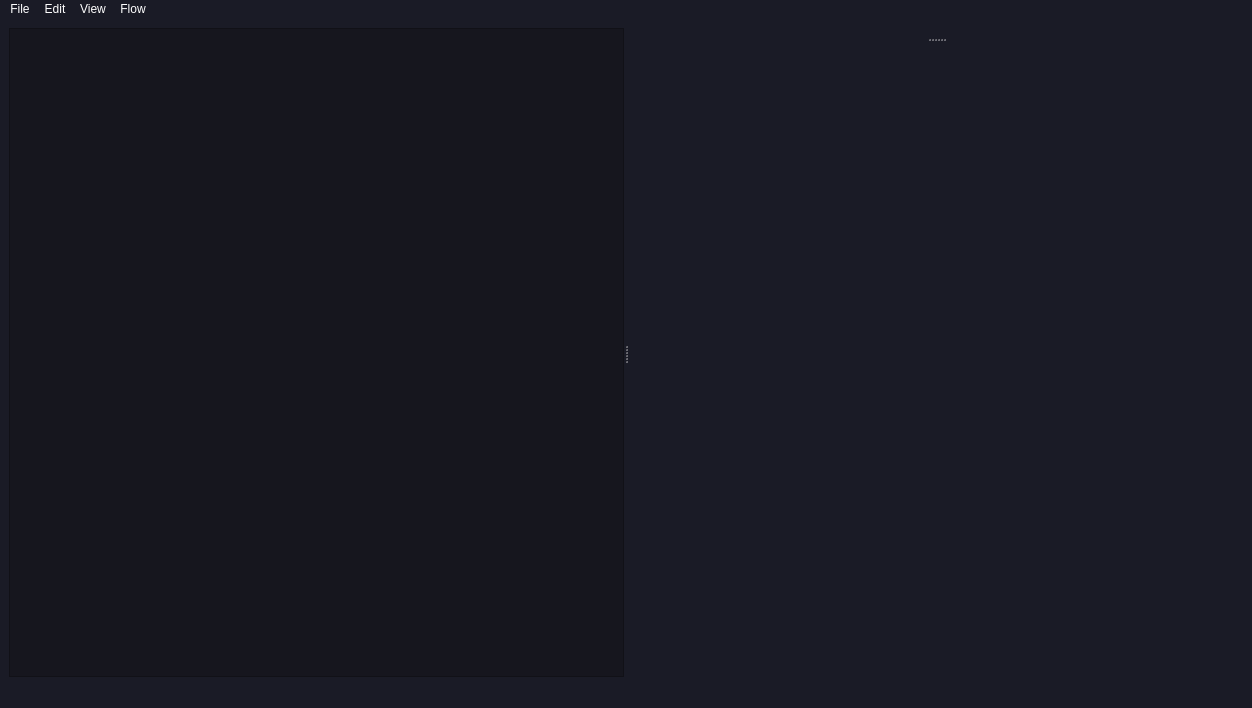
<?xml version="1.0" encoding="UTF-8"?>
<ui version="4.0">
 <class>MainWindow</class>
 <widget class="QMainWindow" name="MainWindow">
  <property name="geometry">
   <rect>
    <x>0</x>
    <y>0</y>
    <width>1252</width>
    <height>708</height>
   </rect>
  </property>
  <property name="windowTitle">
   <string>MainWindow</string>
  </property>
  <property name="styleSheet">
   <string notr="true">QMainWindow {
	background-color: #1a1b26;
}

QMenuBar {
	background-color: #1a1b26;
	color: white;
}

QPlainTextEdit {
	background-color: #1a1b26;
	color: white;
	border: none
}

QTabBar::tab:selected { 
	background: rgb(72, 76, 85); 
	color: white; 
}

QWidget {
	background-color: #1a1b26;
	color: white;
	border-color: #383b42;
}

QSplitter {
	color: #6D6D6D;

}





</string>
  </property>
  <widget class="QWidget" name="centralwidget">
   <property name="styleSheet">
    <string notr="true">QPlainTextEdit {
	border: none;
}

 QScrollBar {
	border: none;
    background-color: #1a1b26;
    width: 10px;
    margin: 15px 0 15px 0;
	border-radius: 0px;
 }

QScrollBar::handle {
	border: none;
	border-radius: 5px;
	min-height: 25px;
	background-color: #303249;
}

QScrollBar::handle:hover {
	background-color: #494c6f;
}

QScrollBar::sub-line {
	height: 20px;
	border: none;
	border-top-right-radius: 5px;
	border-top-left-radius: 5px;
	subcontrol-origin: margin;
	subcontrol-position: top;
	background-color: #1a1b26;
}

QScrollBar::sub-line:hover {	
	background-color: #737373;
}

QScrollBar::add-line {
	height: 20px;
	border: none;
	border-bottom-right-radius: 5px;
	border-bottom-left-radius: 5px;
	subcontrol-origin: margin;
	subcontrol-position: bottom;
	background-color: #1a1b26;
}

QScrollBar::add-line:hover {	
	background-color: #737373;
}


QScrollBar::up-arrow  {
	background: none;
}

QScrollBar::down-arrow {
	background: none;
}

QScrollBar::add-page {
	background: none;
}

 QScrollBar::sub-page {
	background: none;
}


</string>
   </property>
   <layout class="QGridLayout" name="gridLayout_2">
    <item row="0" column="0">
     <widget class="QSplitter" name="splitter_2">
      <property name="orientation">
       <enum>Qt::Horizontal</enum>
      </property>
      <widget class="QTreeView" name="treeView">
       <property name="styleSheet">
        <string notr="true">QTreeView { 
	background-color: #16161e;
	color: #fff; 
} 
QHeaderView::section { 
	background-color: #16161e;
	color: #fff;
	border: 1px solid #383b42;
}
</string>
       </property>
      </widget>
      <widget class="QSplitter" name="splitter">
       <property name="orientation">
        <enum>Qt::Vertical</enum>
       </property>
       <widget class="QTabWidget" name="tabWidget">
        <property name="tabShape">
         <enum>QTabWidget::Triangular</enum>
        </property>
        <property name="currentIndex">
         <number>-1</number>
        </property>
        <property name="tabsClosable">
         <bool>true</bool>
        </property>
        <property name="movable">
         <bool>true</bool>
        </property>
       </widget>
       <widget class="QPlainTextEdit" name="terminal"/>
      </widget>
     </widget>
    </item>
   </layout>
  </widget>
  <widget class="QMenuBar" name="menubar">
   <property name="geometry">
    <rect>
     <x>0</x>
     <y>0</y>
     <width>1252</width>
     <height>21</height>
    </rect>
   </property>
   <widget class="QMenu" name="menuFile">
    <property name="title">
     <string>File</string>
    </property>
    <addaction name="actionNew_File"/>
    <addaction name="actionOpen_File"/>
    <addaction name="actionOpen_Folder"/>
    <addaction name="actionSave"/>
    <addaction name="actionSave_As"/>
    <addaction name="separator"/>
    <addaction name="actionExit"/>
   </widget>
   <widget class="QMenu" name="menuEdit">
    <property name="title">
     <string>Edit</string>
    </property>
    <addaction name="actionCopy"/>
    <addaction name="actionPaste"/>
    <addaction name="actionUndo"/>
    <addaction name="actionRedo"/>
   </widget>
   <widget class="QMenu" name="menuView">
    <property name="title">
     <string>View</string>
    </property>
    <addaction name="actionFont"/>
    <addaction name="separator"/>
    <addaction name="actionFull_Screen"/>
   </widget>
   <widget class="QMenu" name="menuFlow">
    <property name="title">
     <string>Flow</string>
    </property>
   </widget>
   <addaction name="menuFile"/>
   <addaction name="menuEdit"/>
   <addaction name="menuView"/>
   <addaction name="menuFlow"/>
  </widget>
  <widget class="QStatusBar" name="statusbar"/>
  <action name="actionNew_File">
   <property name="text">
    <string>New File</string>
   </property>
   <property name="shortcut">
    <string>Ctrl+N</string>
   </property>
  </action>
  <action name="actionOpen_File">
   <property name="text">
    <string>Open File</string>
   </property>
   <property name="shortcut">
    <string>Ctrl+O</string>
   </property>
  </action>
  <action name="actionOpen_Folder">
   <property name="text">
    <string>Open Folder</string>
   </property>
  </action>
  <action name="actionSave">
   <property name="text">
    <string>Save</string>
   </property>
   <property name="shortcut">
    <string>Ctrl+S</string>
   </property>
  </action>
  <action name="actionSave_As">
   <property name="text">
    <string>Save As</string>
   </property>
   <property name="shortcut">
    <string>Ctrl+Shift+S</string>
   </property>
  </action>
  <action name="actionExit">
   <property name="text">
    <string>Exit</string>
   </property>
   <property name="shortcut">
    <string>Ctrl+Q</string>
   </property>
  </action>
  <action name="actionCopy">
   <property name="text">
    <string>Copy</string>
   </property>
   <property name="shortcut">
    <string>Ctrl+C</string>
   </property>
  </action>
  <action name="actionPaste">
   <property name="text">
    <string>Paste</string>
   </property>
   <property name="shortcut">
    <string>Ctrl+V</string>
   </property>
  </action>
  <action name="actionUndo">
   <property name="text">
    <string>Undo</string>
   </property>
   <property name="shortcut">
    <string>Ctrl+Z</string>
   </property>
  </action>
  <action name="actionRedo">
   <property name="text">
    <string>Redo</string>
   </property>
   <property name="toolTip">
    <string>Redo</string>
   </property>
   <property name="shortcut">
    <string>Ctrl+Y</string>
   </property>
  </action>
  <action name="actionFont">
   <property name="text">
    <string>Font</string>
   </property>
  </action>
  <action name="actionFull_Screen">
   <property name="text">
    <string>Full Screen</string>
   </property>
   <property name="shortcut">
    <string>F11</string>
   </property>
  </action>
  <action name="actionRun">
   <property name="icon">
    <iconset resource="resources.qrc">
     <normaloff>:/images/runButton.png</normaloff>:/images/runButton.png</iconset>
   </property>
   <property name="text">
    <string>Run</string>
   </property>
   <property name="shortcut">
    <string>Ctrl+R</string>
   </property>
  </action>
  <action name="maximizeButton">
   <property name="icon">
    <iconset resource="resources.qrc">
     <normaloff>:/images/maximizeButtonIcon.png</normaloff>:/images/maximizeButtonIcon.png</iconset>
   </property>
   <property name="text">
    <string>maximize</string>
   </property>
  </action>
  <action name="minimizeButton">
   <property name="icon">
    <iconset resource="resources.qrc">
     <normaloff>:/images/minimizeButtonIcon.png</normaloff>:/images/minimizeButtonIcon.png</iconset>
   </property>
   <property name="text">
    <string>minimize</string>
   </property>
  </action>
  <action name="exitButton">
   <property name="icon">
    <iconset resource="resources.qrc">
     <normaloff>:/images/exitButtonIcon.png</normaloff>:/images/exitButtonIcon.png</iconset>
   </property>
   <property name="text">
    <string>exit</string>
   </property>
  </action>
 </widget>
 <resources>
  <include location="resources.qrc"/>
 </resources>
 <connections/>
</ui>
